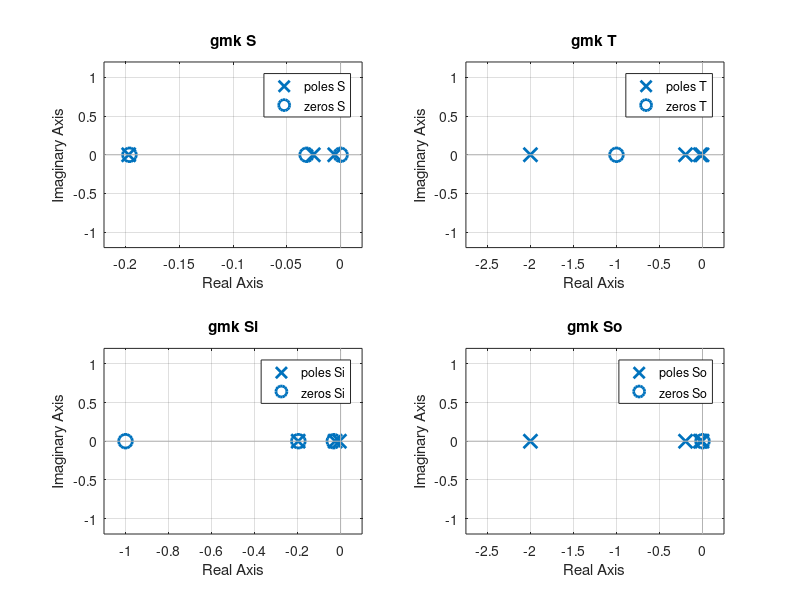
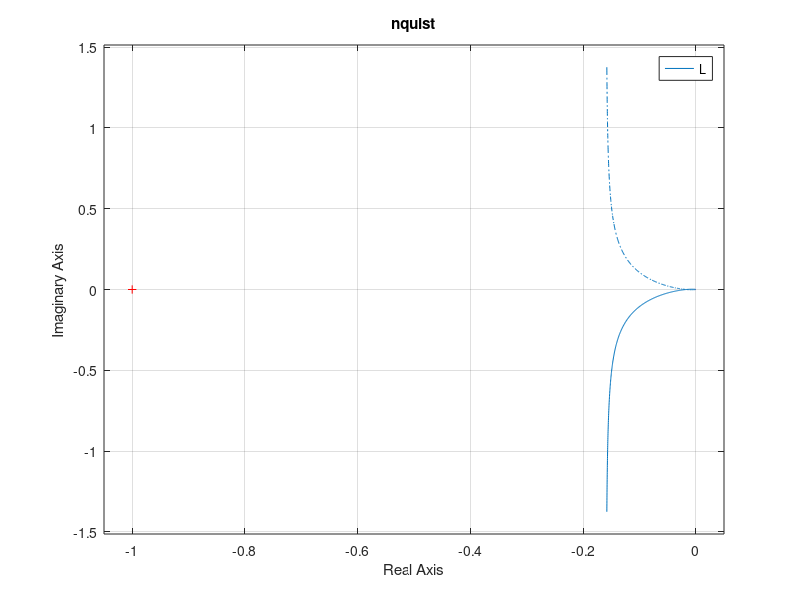

MATLAB code for these plots, in order:
clear all;


Q10 = 1.5e-4;
T = 0.5;
Qu = tf(Q10, [T 1]);

P0 = tf([18.1818],[1 0.2279 0.0062]);
Wa=tf([0 0 1.81818181818182 8.88178419700125e-16 -0.0123966942148760],[1 0.477272727272727 0.0705165289256198 0.00325413223140496 4.64876033057851e-05]);

P = P0*Qu
Kp = 0.010;
Ki = 0.01;

C = tf([Kp Ki], [1 0]);



%GMK

L = P*C
S = minreal(1/(1+L))
T = minreal(L/(1+L));
Si = minreal(C/(1+L));
So = minreal(P/(1+L));

stabilni = true;

figure
hold on;
subplot(2,2,1);
pzmap(S);
[p1,z] = pzmap(S);
title('gmk S');
subplot(2,2,2);
pzmap(T);
[p2,z] =pzmap(T);
title('gmk T');
subplot(2,2,3);
pzmap(Si);
[p3,z] =pzmap(Si);
title('gmk Si');
subplot(2,2,4);
pzmap(So);
[p4,z] =pzmap(So);
title('gmk So');

close all;
for i=1:length(p1)
    if(real(p1(i))>0)
        stabilni = false;
    end
    if(real(p2(i))>0)
        stabilni = false;
    end
    if(real(p3(i))>0)
        stabilni = false;
    end
    if(real(p4(i))>0)
        stabilni = false;
    end
end
stabilni;

%Nyquist
figure
%dodelat primku!!
nyquist(L);
title('nquist');
[p,z] = pzmap(L);






